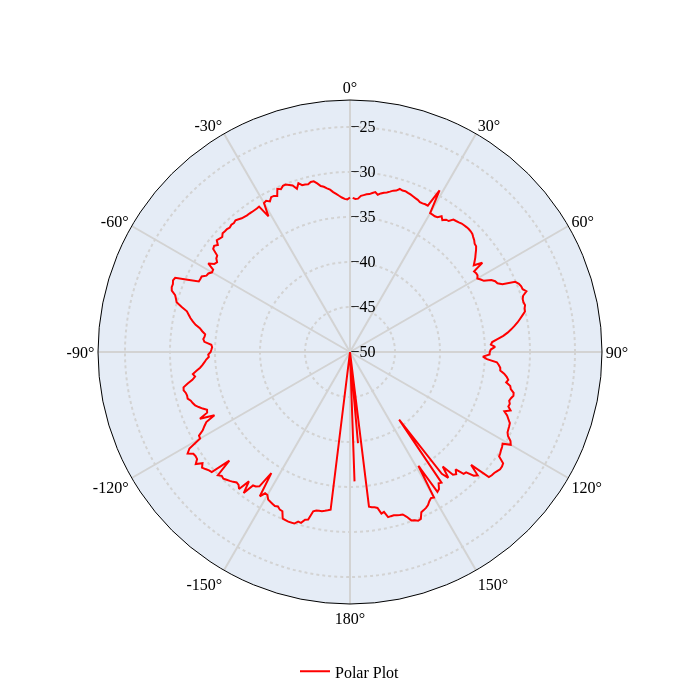

The notebook cell this image was saved under:
### Code cell
fig=plotPolarFromDataFramePlotly(groupedByPort.get_group(1))

import plotly.io as pio

# SVG 형식으로 저장
# pio.write_image(fig, "polar_plot.svg", format="svg")

### Figure 1 — Plotly figure (JSON) as saved in the notebook; plotly's stock layout.template omitted (floating-point values rounded to 4 significant figures; data arrays with more than 128 entries replaced by an {"elided": "..."} marker saying what was removed)
{"data": [{"line": {"color": "red"}, "mode": "lines", "name": "Polar Plot", "r": {"elided": "360 float values"}, "theta": {"elided": "360 int values"}, "type": "scatterpolar"}], "layout": {"height": 700, "legend": {"font": {"color": "black", "family": "Aeonik Pro", "size": 16}, "x": 0.5, "xanchor": "center", "y": -0.1, "yanchor": "top"}, "polar": {"angularaxis": {"direction": "clockwise", "gridcolor": "lightgray", "gridwidth": 2, "layer": "below traces", "linecolor": "black", "rotation": 90, "showgrid": true, "tickfont": {"color": "black", "family": "Aeonik Pro", "size": 16}, "tickmode": "array", "ticktext": ["0°", "30°", "60°", "90°", "120°", "150°", "180°", "-150°", "-120°", "-90°", "-60°", "-30°"], "tickvals": [0, 30, 60, 90, 120, 150, 180, 210, 240, 270, 300, 330]}, "radialaxis": {"angle": 90, "gridcolor": "lightgray", "griddash": "dot", "gridwidth": 2, "range": [-50, -22], "showgrid": true, "showline": false, "tickangle": 90, "tickfont": {"color": "black", "family": "Aeonik Pro", "size": 16}}}, "showlegend": true, "width": 700}}
